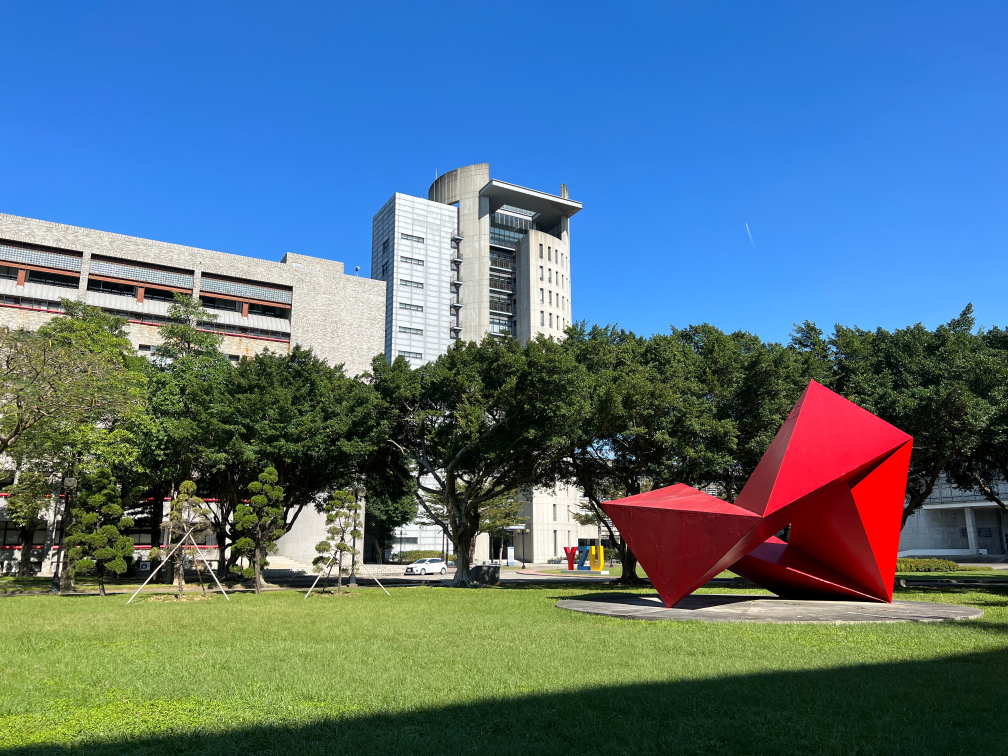
#> input picture 1. Crop interested image area/input1.jpg, 4032 x 3024 px (shown at 1/4 size)
$ python PythonApplication1.py
#> lines starting #> are read from the running program, lines starting #| are printed output that depends on the picture
import cv2
#===user輸入數據===
name = input("please enter the picture name: ")
#> the answer given: 1. Crop interested image area/input1.jpg
cropW = int( input("width of image after cropped: ") )
#> the answer given: 100
cropH = int( input("height of image after cropped: ") )
#> the answer given: 100
#===讀取檔案===
img = cv2.imread(name)
#> img is the input picture: shape (3024, 4032, 3); mean B, G, R 129.3, 113, 85.6
#===變數宣告===
height, width = img.shape[:2]
#> height = 3024; width = 4032
x,y = 0, 0
zoomW, zoomH = 0, 0
angle = 0
center = (width // 2, height // 2)
#> center = (2016, 1512)
#===函式區域===
def create_preview_window():
    cv2.namedWindow("preview window", cv2.WINDOW_NORMAL)
    if (height > 600 and width > 600): #避免window太大，難以操控
        cv2.resizeWindow("preview window", 600, 600)
    cv2.imshow("preview window", img)

def create_cropped_window():
    cv2.namedWindow("cropped window", cv2.WINDOW_NORMAL)
    if (height > 600 and width > 600):
        cv2.resizeWindow("cropped window", 600, 600)

def setRec(): #設置矩形
    startP = (x, y)
    endP = ( int(x+zoomW), int(y+zoomH) )
    img = cv2.imread(name) #若未重新讀取，則上次setRec的矩形會殘留
    cv2.rectangle(img, startP, endP, (0,0,0), 5)
    M = cv2.getRotationMatrix2D(center, angle, 1.0)
    img = cv2.warpAffine(img, M, (width, height))

    cv2.imshow("cropped window", img)

def zoom(val):
    global zoomW, zoomH
    val = float(val / 100) #使用者拉動zoom橫竿的值，默認val==100
    zoomW = cropW * val
    zoomH = cropH * val
    setRec()

def rotate(val):
    global angle
    angle = val
    setRec()

def setX_fn(val):#設置左上角x座標
    global x
    x = val
    setRec()

def setY_fn(val): #設置左上角y座標
    global y
    y = val
    setRec()

def crop(val): #裁剪檔案
    if val == 1:
        output = img[y:int(y+zoomH), x:int(x+zoomW)]
        cv2.imshow("cropped window", output)
        cv2.imwrite('crop.jpg', output) #寫入檔案
#===主要執行區===
create_preview_window()
create_cropped_window()
#===創建trackbar===
cv2.createTrackbar('Zoom', 'preview window' , 100, 500, zoom)
cv2.createTrackbar('Rotate', 'preview window', 0, 360, rotate)
#> slider 'Rotate' is set to 100
cv2.createTrackbar('iniX', 'preview window' , 0, 4032, setX_fn)
#> slider 'iniX' is set to 100
cv2.createTrackbar('iniY', 'preview window', 0, 3024, setY_fn)
#> slider 'iniY' is set to 100
cv2.createTrackbar('SaveFile', 'preview window', 0, 1, crop)
#> slider 'SaveFile' is set to 1
#===使視窗停留直到程式結束===
cv2.waitKey(0)
#> in setRec (call 2), `img = cv2.warpAffine(img, M, (width, height))`:
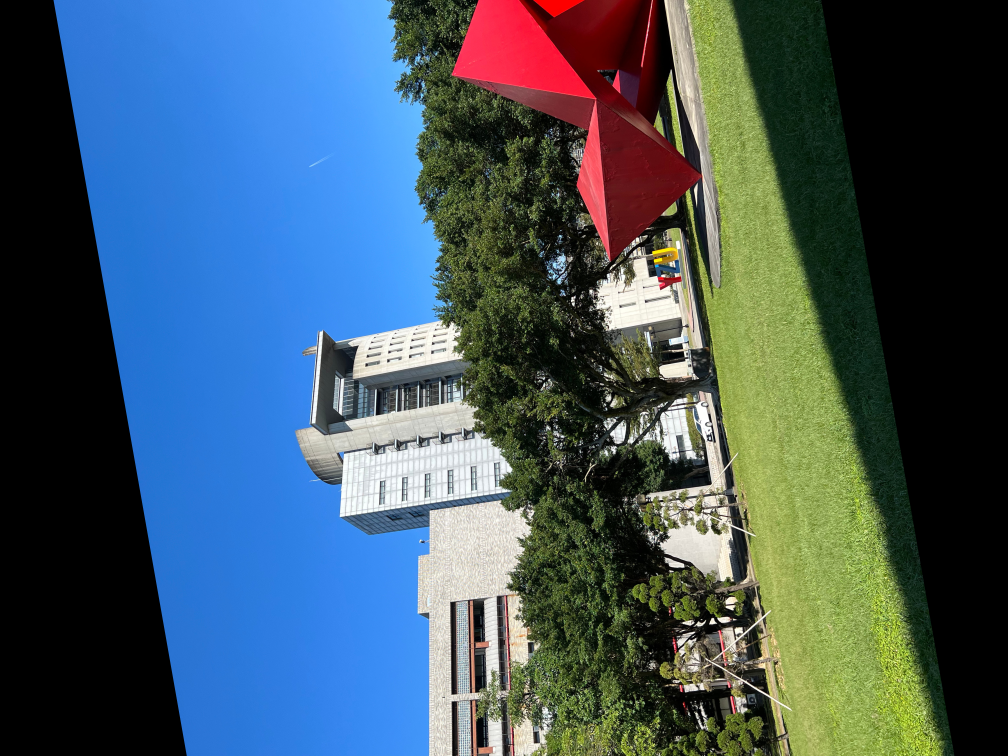
#> img: shape (3024, 4032, 3) (shown at 1/4 size); mean B, G, R 99.7, 87.3, 66
